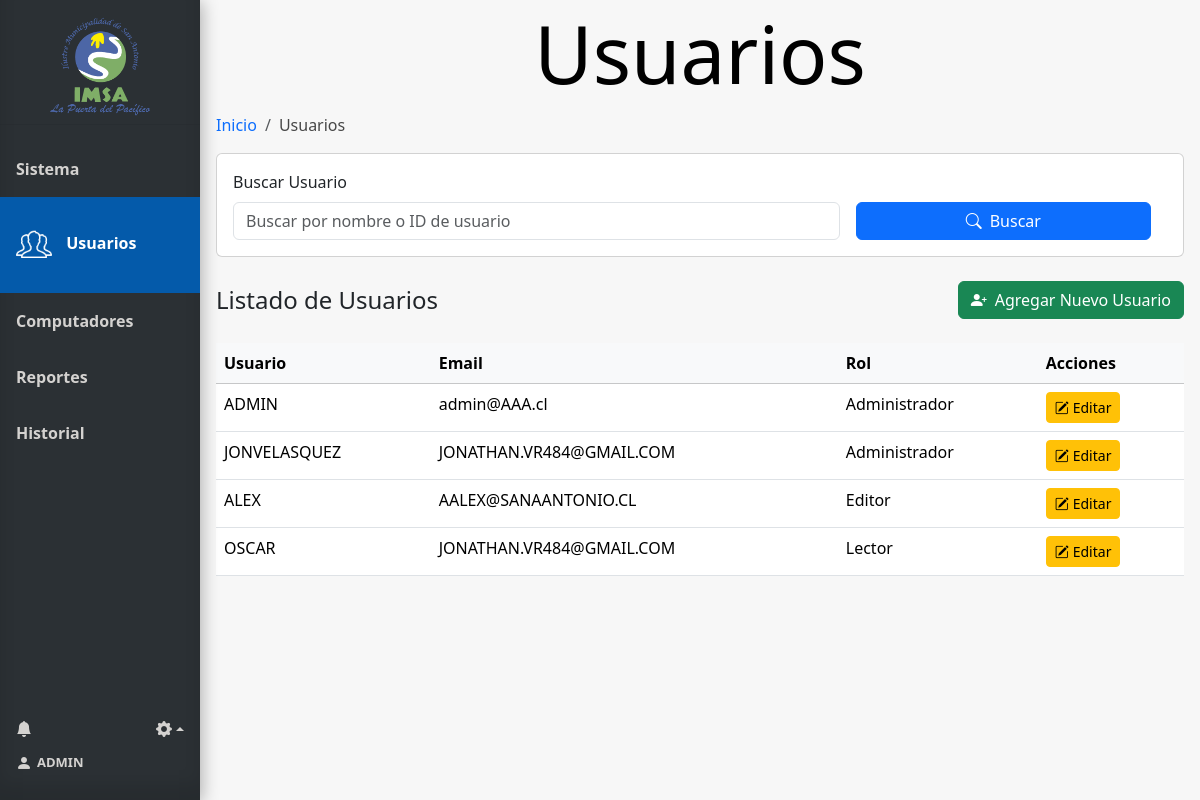
The app's page /usuarios (signed in), older data.
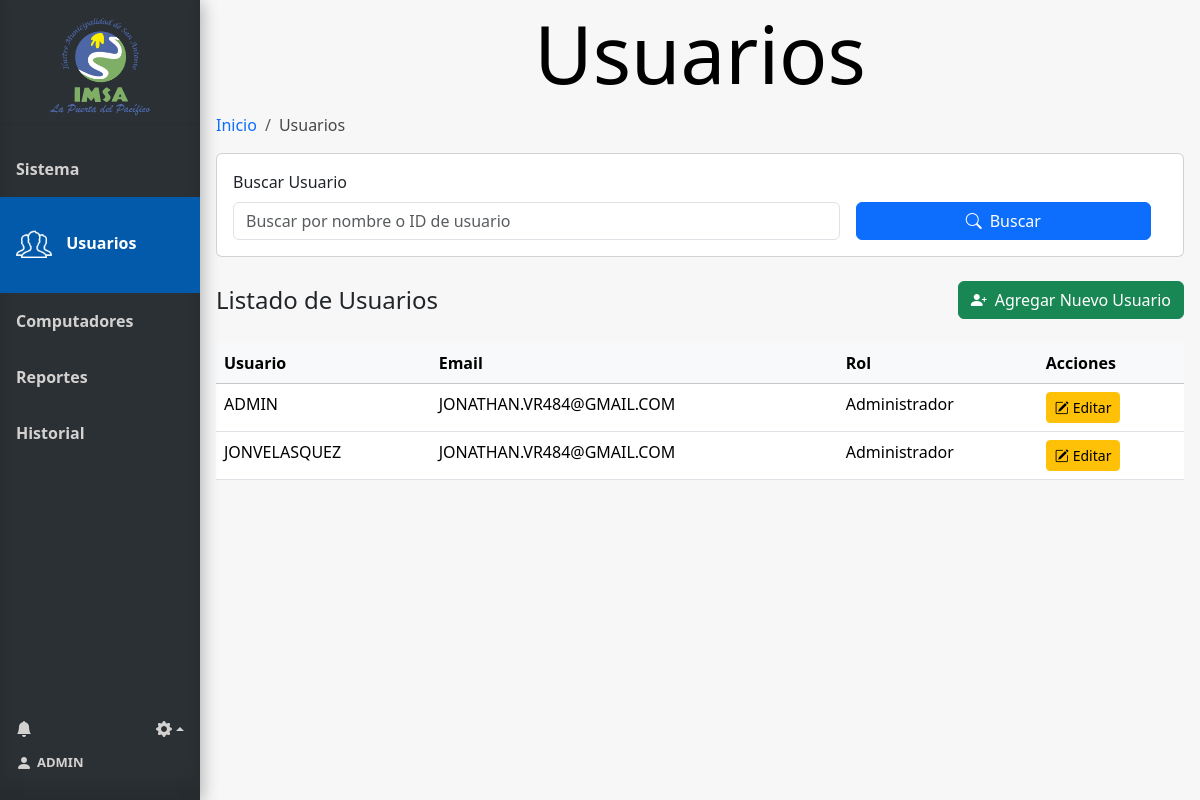
The same page, newer data.
### tables this page shows
CREATE TABLE Usuario (
    Id_usuario INTEGER PRIMARY KEY AUTOINCREMENT,
    Nombre_user VARCHAR(100),
    Email VARCHAR(100),
    Psw VARCHAR(100),
    id_tipo_usuario INTEGER,
    FOREIGN KEY (id_tipo_usuario) REFERENCES Tipo_usuario(id_tipo_usuario)
);

CREATE TABLE Tipo_usuario (
    id_tipo_usuario INTEGER PRIMARY KEY AUTOINCREMENT,
    nombre_tipo_usuario VARCHAR(100)
);

### app.py (the view)
@app.route('/usuarios', methods=['GET'])
@requiere_tipo_usuario(1)
@login_required
def usuarios():
    conn = get_db_connection()
    search_query = request.args.get('search', '')
    pcs = conn.execute("SELECT Id_pc, Nombre_pc FROM Pc").fetchall()
    tipo_usuario = conn.execute("SELECT id_tipo_usuario, nombre_tipo_usuario FROM Tipo_usuario").fetchall()
    form = CrearUsuarioForm()
    form.computador.choices = [(pc['Id_pc'], pc['Nombre_pc']) for pc in pcs]
    form.tipo_usuario.choices = [(tipo['id_tipo_usuario'], tipo['nombre_tipo_usuario']) for tipo in tipo_usuario]
    query = '''SELECT Usuario.Id_usuario, Usuario.Nombre_user, Usuario.Email, Usuario.id_tipo_usuario, Tipo_usuario.nombre_tipo_usuario
                FROM Usuario
                INNER JOIN Tipo_usuario ON Tipo_usuario.id_tipo_usuario = Usuario.id_tipo_usuario
                Where 1 = 1'''
    params = []
    if search_query:
        query += ' AND (Usuario.Nombre_user LIKE ?  OR Usuario.Id_usuario LIKE ?)'
        params.extend(['%' + search_query + '%', '%' + search_query + '%'])
    users = conn.execute(query, params).fetchall()
    conn.close()
    user = current_user
    num_notificaciones_totales = get_total_notifications(user.id)
    info_notificaciones = get_info_notifications(user.id)
    return render_template('usuarios.html', users=users, pcs=pcs, form=form, tipo_usuario=tipo_usuario,
                           user=user, num_notificaciones_totales=num_notificaciones_totales,
                           info_notificaciones=info_notificaciones)

### forms.py
class CrearUsuarioForm(FlaskForm):
    nombre_user = StringField('Nombre de usuario', validators=[DataRequired()])
    email_user = StringField('Correo electrónico', validators=[DataRequired(), Email()])
    psw = PasswordField('Contraseña', validators=[DataRequired()])
    psw_confirmar = PasswordField('Confirmar contraseña', validators=[DataRequired(), EqualTo('psw', message='Las contraseñas deben coincidir')])
    computador = SelectField('Computador', coerce=int, validators=[DataRequired()])
    tipo_usuario = SelectField('Tipo de usuario', coerce=int, validators=[DataRequired()])

### app.py (called while the page is built)
@login_manager.user_loader
def load_user(user_id):
    return Usuario.get_by_id(user_id)

def get_db_connection():
    conn = sqlite3.connect('database.db')
    conn.row_factory = sqlite3.Row
    return conn

def get_total_notifications(user_id):
    conn = get_db_connection()
    total_notifications = conn.execute(
        'SELECT COUNT(*) FROM Notificaciones WHERE id_usuario = ?  AND leido = false',
        (user_id,)
    ).fetchone()[0]
    conn.close()
    return total_notifications

### model.py (called while the page is built)
def get_db_connection():
    conn = sqlite3.connect('database.db')
    conn.row_factory = sqlite3.Row
    return conn

### templates/usuarios.html (shortened to what this page needs)
{% extends 'base.html' %}
{% block head %}
<link rel="stylesheet" href="{{ url_for('static', filename='css/style_usuarios.css') }}">
{% endblock %}
{% block content %}
<h1 class="block-effect" style="--td:0.3s">
    <div class="block-reveal" style="--bc: #2b3034; --d: 0.5s">Usuarios</div>
</h1>
{% block breadcrumb %}
    <nav aria-label="breadcrumb">
        <ol class="breadcrumb">
            <li class="breadcrumb-item"><a href="{{ url_for('index') }}">Inicio</a></li>
            <li class="breadcrumb-item active" aria-current="page">Usuarios</li>
        </ol>
    </nav>
{% endblock %}
<div class="card mb-4">
    <div class="card-body">
        <form method="get" action="{{ url_for('usuarios') }}" id="filtro-form" class="row g-3 align-items-end">
            <div class="col-md-8">
                <label for="search" class="form-label">Buscar Usuario</label>
                <input id="search" class="form-control" type="search" name="search"
                    placeholder="Buscar por nombre o ID de usuario" aria-label="Search"
                    value="{{ request.args.get('search', '') }}">
            </div>
            <div class="col-md-4">
                <button class="btn btn-primary w-100" type="submit">
                    <i class="bi bi-search me-2"></i>Buscar
                </button>
            </div>
        </form>
    </div>
</div>
<div class="d-flex justify-content-between align-items-center mb-4">
    <h2 class="h4 mb-0">Listado de Usuarios</h2>
    <button class="btn btn-success" data-bs-toggle="modal" data-bs-target="#ModalAgregarUsuario">
        <i class="bi bi-person-plus-fill me-2"></i>Agregar Nuevo Usuario
    </button>
</div>
{% if users %}
<div class="table-responsive">
    <table class="table table-hover">
        <thead class="table-light">
            <tr>
                <th>Usuario</th>
                <th>Email</th>
                <th>Rol</th>
                <th>Acciones</th>
            </tr>
        </thead>
        <tbody>
            {% for row in users %}
            <tr>
                <td>{{ row['Nombre_user'] }}</td>
                <td>{{ row['email'] }}</td>
                <td>{{ row['nombre_tipo_usuario'] }}</td>
                <td>
                    <a href="{{ url_for('editar_usuario', id=row['Id_usuario']) }}" class="btn btn-sm btn-warning">
                        <i class="bi bi-pencil-square me-1"></i>Editar
                    </a>
                </td>
            </tr>
            {% endfor %}
        </tbody>
    </table>
</div>
{% else %}
<div class="alert alert-info" role="alert">
    <i class="bi bi-info-circle me-2"></i>No se encontraron registros de usuarios.
</div>
{% endif %}
{% endblock %}

### templates/base.html (shortened to what this page needs)
<!doctype html>
<html lang="es">
<head>
  {% block head %} {% endblock %}
  <link rel="stylesheet" href="{{ url_for('static', filename='css/style_base.css') }}">
  <link href="https://cdn.jsdelivr.net/npm/bootstrap@5.3.3/dist/css/bootstrap.min.css" rel="stylesheet"
>
  <link href="https://cdn.jsdelivr.net/npm/bootstrap-icons/font/bootstrap-icons.css" rel="stylesheet">
</head>
<body>
  <div class="sidebar" style="display: flex; flex-direction: column; height: 100vh;">
    <div class="tituloMenu">
      <img src="{{ url_for('static', filename='img/logo.png') }}" alt="Logo-IMSA" width="100px">
    </div>
    <hr>
    <a href="{{ url_for('index') }}" class="slide_right {% if request.endpoint == 'index' %}active{% endif %}">
      <b id="menu-link">Sistema</b>
    </a>
    {% if session['id_tipo_usuario'] == 1 %}
    <a href="{{ url_for('usuarios') }}" class="slide_right {% if request.endpoint == 'usuarios' %}active{% endif %}">
      <img id="icon-usuarios" class="menu-icon {% if request.endpoint == 'usuarios' %}show{% endif %}"
        src="{{ url_for('static', filename='img/icon-usuarios.png') }}" alt="icon-Usuarios">
      <b id="menu-link">Usuarios</b>
    </a>
    {% endif %}
    <a href="{{ url_for('computadores') }}"
      class="slide_right {% if request.endpoint == 'computadores' %}active{% endif %}">
      <b id="menu-link">Computadores</b>
    </a>
    {% if session['id_tipo_usuario'] == 1 %}
    <a href="{{ url_for('reportes') }}" class="slide_right {% if request.endpoint == 'reportes' %}active{% endif %}">
      <b id="menu-link">Reportes</b>
      {% endif %}
    </a>
    <a href="{{ url_for('historial') }}" class="slide_right {% if request.endpoint == 'historial' %}active{% endif %}">
      <b id="menu-link">Historial</b>
    </a>
    <div class="menuAbajo">
      <div class="ajuste_notificacion">
        <div class="notificacion">
          <a href="" class="icon" data-bs-toggle="modal" data-bs-target="#ModalNotifiaciones"
            style="text-decoration: none;">
            <i class="bi bi-bell-fill" style="display: flex; align-items: center;"></i>
          </a>
        </div>
        <div class="ajustes btn-group dropup">
          <a href="" class="dropdown-toggle icon" data-bs-toggle="dropdown" aria-expanded="false">
            <i class="bi bi-gear-fill"></i></a>
        </div>
      </div>
      <div class="bodyCuenta">
        <a href="{{ url_for('cuenta') }}" id="cuenta">
          <i class="bi bi-person-fill" style="margin-right: 5px;"></i>
          <b style="font-size: small;"> {{ user.nombre_usuario}}</b>
        </a>
      </div>
    </div>
  </div>
  <div class="content">
    {% block content %}{% endblock %}
  </div>
</body>
</html>

Row changes from the older to the newer data that the page shows:
removed Usuario: Nombre_user "ALEX", email "AALEX@SANAANTONIO.CL", nombre_tipo_usuario "Editor"
removed Usuario: Nombre_user "OSCAR", email "JONATHAN.VR484@GMAIL.COM", nombre_tipo_usuario "Lector"
changed Usuario "ADMIN": email "admin@AAA.cl" → "JONATHAN.VR484@GMAIL.COM"
